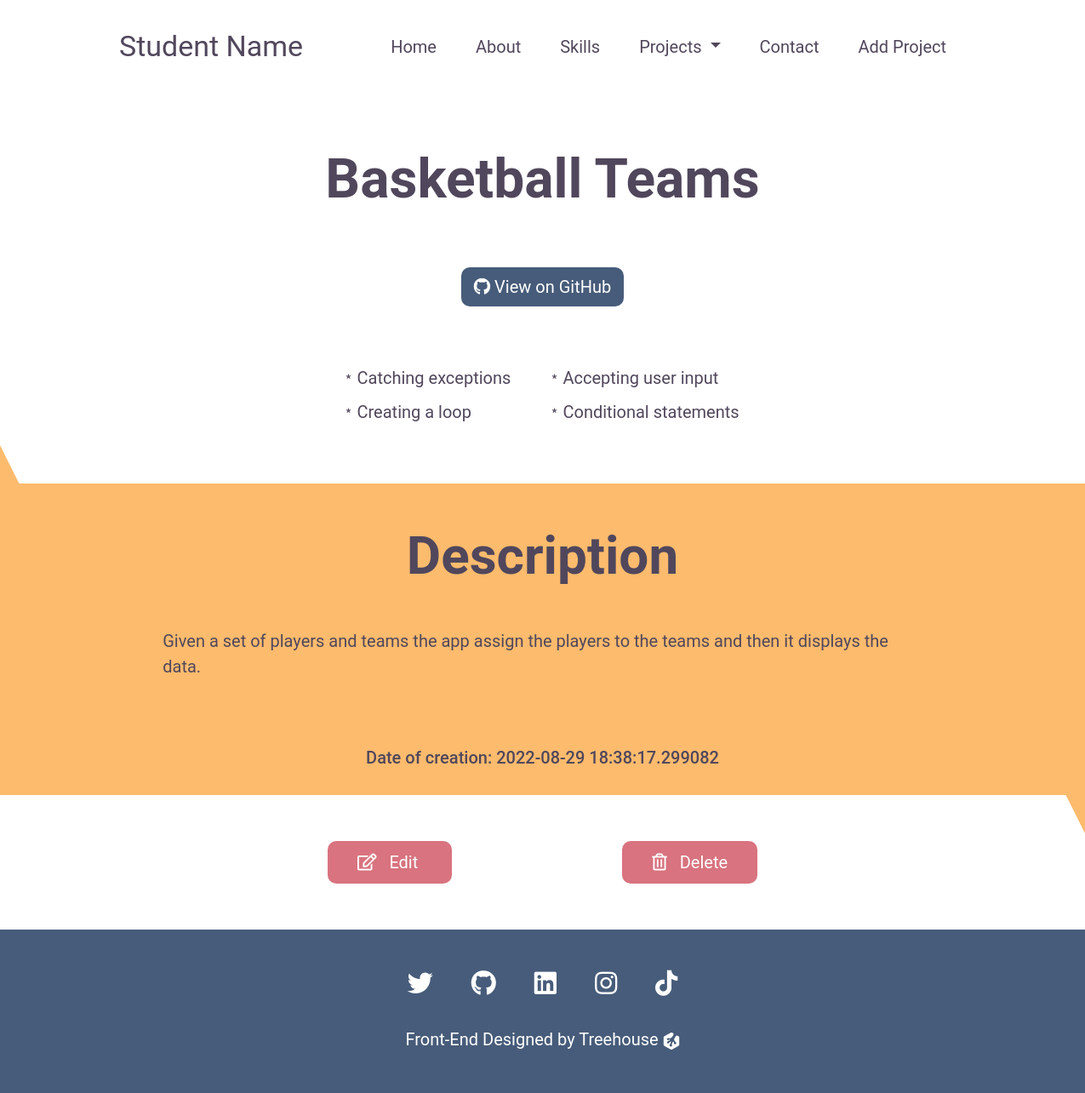
Before: /projects/2 with the older database file.
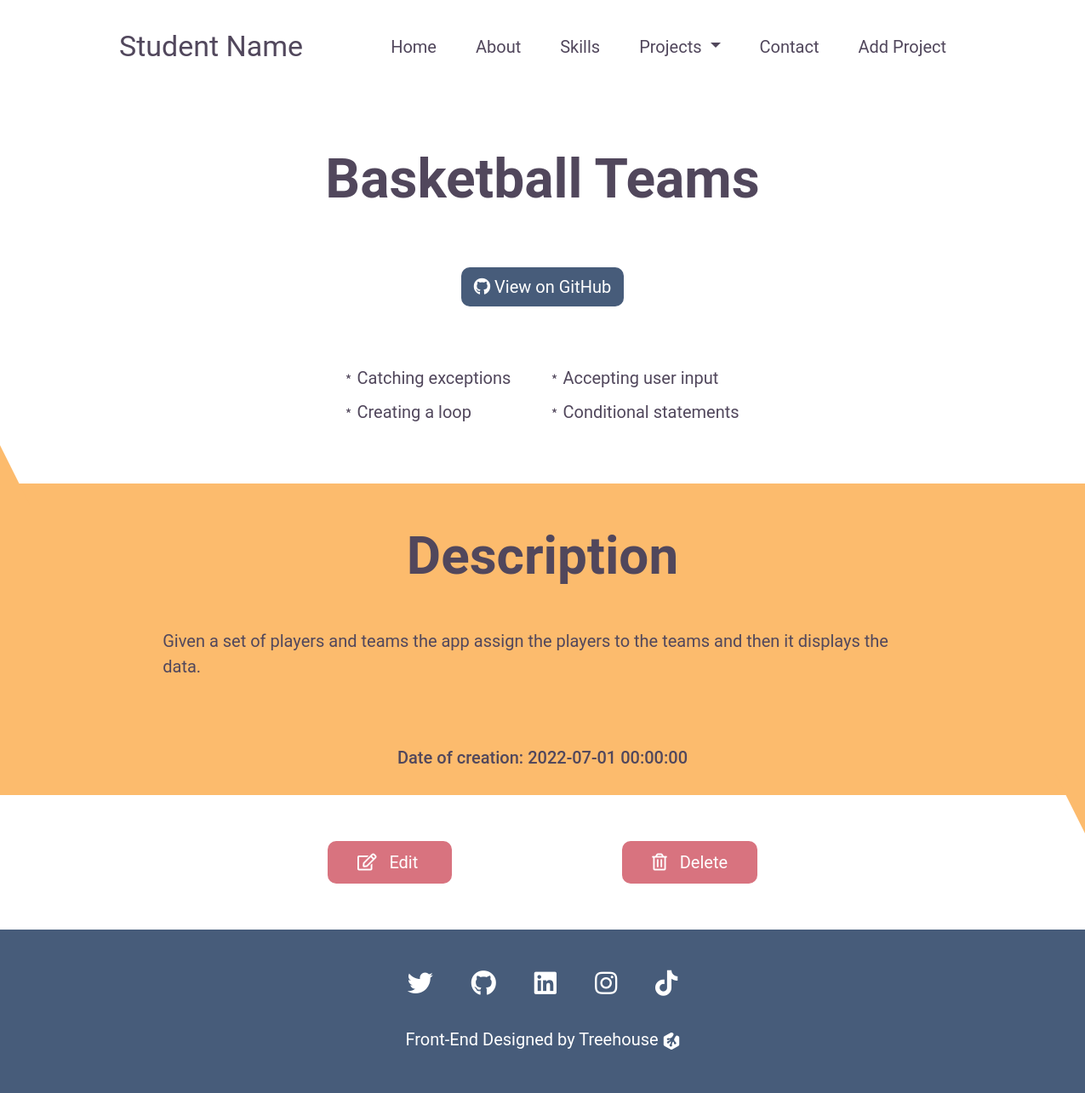
After: the same page with the newer database file.
### models.py (models this page shows, shortened)
class Project(db.Model):
    id = db.Column(db.Integer, primary_key=True)
    title = db.Column('Title', db.String())
    date = db.Column('Created', db.DateTime, default=datetime.datetime.now)
    description = db.Column('Description', db.Text())
    skills = db.Column('Skills Practiced', db.Text())
    github = db.Column('Github Link', db.String())
    main_app = db.Column('Main App', db.Text())
    extra_file01 = db.Column('Extra File 01', db.Text())
    extra_file02 = db.Column('Extra File 02', db.Text())
    extra_file03 = db.Column('Extra File 03', db.Text())

### app.py (the view)
@app.route('/projects/<id>')
def detail(id):
    project = Project.query.get(id)
    return render_template('detail.html', project=project)

### Templates/detail.html (shortened to what this page needs)
{% extends 'layout.html' %}
{% block content %}
        <section class="header">
                <h1>{{ project.title }} </h1>
                <a href="{{ project.github }}" class="github-btn">
                    <i class="fab fa-github"></i>
                    View on GitHub
                </a>
            <ul class="project-skills">
                <div>
                    <li>Catching exceptions</li>
                    <li>Creating a loop</li>
                    <li>Accepting user input</li>
                    <li>Conditional statements</li>
                </div>
            </ul>
        </section>
        <section id="project-desc">
            <div id="triangle5"></div>
            <h2>Description</h2>
            <p>
                {{ project.description }}
            </p>
            <h5>Date of creation: {{ project.date }}</h5><br>
            <div id="triangle6"></div>
        </section>
        <section id="edit-delete">
            <a href="{{ url_for('edit', id=project.id) }}">
                <i class="fas fa-edit"></i>
                Edit
            </a>
            <a href="{{ url_for('delete', id=project.id) }}">
                <i class="far fa-trash-alt"></i>
                Delete
            </a>
        </section>
        <section class="footer">
            <div class="socials">
                <a href="">
                    <i class="fab fa-twitter"></i>
                </a>
                <a href="">
                    <i class="fab fa-github"></i>
                </a>
                <a href="">
                    <i class="fab fa-linkedin"></i>
                </a>
                <a href="">
                    <i class="fab fa-instagram"></i>
                </a>
                <a href="">
                    <i class="fab fa-tiktok"></i>
                </a>
            </div>
            <div class="treehouse">
                <p>
                    Front-End Designed by
                    <a href="https://teamtreehouse.com">
                        Treehouse
                    </a>
                </p>
            </div>
        </section>
{% endblock %}

### Templates/layout.html (shortened to what this page needs)
<!DOCTYPE html>
<html>
    <head>
        <link rel="stylesheet" href="https://cdnjs.cloudflare.com/ajax/libs/font-awesome/5.15.3/css/all.min.css">
        <link href="https://cdn.jsdelivr.net/npm/bootstrap@5.0.0-beta2/dist/css/bootstrap.min.css" rel="stylesheet">
        <link rel="stylesheet" href="styles.css">
    </head>
    <body>
     <section class="navigation">
            <nav class="navbar navbar-expand-lg">
                <div class="container-fluid">
                  <a class="navbar-brand" href="#">Student Name</a>
                  <div class="collapse navbar-collapse" id="navbarContent">
                    <ul class="navbar-nav me-auto mb-2 mb-lg-0">
                      <li class="nav-item">
                        <a class="nav-link active" aria-current="page" href="{{ url_for('index') }}">Home</a>
                      </li>
                      <li class="nav-item">
                        <a class="nav-link" href="{{ url_for('about') }}">About</a>
                      </li>
                      <li class="nav-item">
                        <a class="nav-link" href="#skills">Skills</a>
                      </li>
                      <li class="nav-item dropdown">
                        <a class="nav-link dropdown-toggle" href="#" id="navbarDropdown" role="button" data-bs-toggle="dropdown" aria-expanded="false">
                          Projects
                        </a>
                      </li>
                      <li class="nav-item">
                        <a class="nav-link" href="#contact">Contact</a>
                      </li>
                      <li class="nav-item">
                        <a class="nav-link" href="{{ url_for('new') }}">Add Project</a>
                      </li>
                    </ul>
                  </div>
                </div>
            </nav>
        </section>
    {% block content %}
    {% endblock %}
     </body>
</html>

### CSS/styles.css (style rules this page uses)
:root { --primary-text: #51475c; --secondary-text: #ab6c82; --primary: #475c7a; --secondary: #fcbb6d; --accent: #d8737f; --white: #fff; }
* { font-family: 'Roboto', Arial, Helvetica, sans-serif; color: var(--primary-text); }
p, li, a { font-size: 20px; }
h2 { font-size: 30px; font-weight: bold; }
body { overflow-x: hidden; }
nav { margin-top: 1rem; }
.navbar-brand { color: var(--primary-text); font-size: 20px; }
.nav-item a { color: var(--primary-text); font-size: 20px; }
.header { margin-left: 5%; margin-right: 5%; margin-top: 5rem; text-align: center; }
.header h1 { font-size: 32px; font-weight: bold; }
.header .github-btn { display: inline-block; margin-top: 2rem; margin-bottom: 4rem; }
.header .project-skills { list-style: none; text-align: left; margin: auto; line-height: 40px; max-width: 250px; margin-bottom: 4rem; }
.header .project-skills li { position: relative; }
.header .project-skills li::before { content: '\FE61'; position: absolute; left: -20px; }
.github-btn { border-radius: 10px; background-color: var(--primary); padding: 8px 15px; color: var(--white); text-decoration: none; }
.github-btn i { color: var(--white); }
.footer { background-color: var(--primary); text-align: center; padding-bottom: 2rem; }
.footer i, .footer p, .footer a { color: var(--white); text-decoration: none; }
.footer .socials { padding-top: 3rem; margin-bottom: 2rem; }
.footer .socials i { font-size: 30px; padding: 0 10px; }
.footer svg { height: 20px; width: 20px; }
#project-desc { background-color: var(--secondary); position: relative; text-align: center; padding-right: 5%; padding-left: 5%; }
#triangle5 { width: 0; height: 0; border-left: 50px solid transparent; border-right: 50px solid transparent; border-bottom: 100px solid var(--secondary); position: absolute; top: -75px; left: -65px; }
#project-desc h2 { padding-top: 3rem; margin-bottom: 3rem; }
#project-desc p { text-align: left; padding-bottom: 4rem; }
#triangle6 { width: 0; height: 0; border-left: 50px solid transparent; border-right: 50px solid transparent; border-top: 100px solid var(--secondary); position: absolute; bottom: -75px; right: -65px; }
#edit-delete { padding-top: 4rem; padding-bottom: 4rem; text-align: center; }
#edit-delete a { background-color: var(--accent); border-radius: 10px; color: var(--white); padding: 13px 35px; text-decoration: none; }
#edit-delete a:first-of-type { margin-right: 20px; }
#edit-delete a i { color: var(--white); margin-right: 10px; font-weight: normal; }
@media (min-width: 992px) { h2 { font-size: 62px; } }
@media (min-width: 992px) { .header h1 { font-size: 64px; margin-bottom: 2rem; } }
@media (min-width: 992px) { .navigation { width: fit-content; margin: auto; } }
@media (min-width: 992px) { .navigation .navbar-brand { margin-right: 5rem; font-size: 34px; } }
@media (min-width: 992px) { .navigation .nav-item { padding-left: 5px; padding-right: 5px; } }
@media (min-width: 992px) { .footer .socials i { padding: 0 20px; } }
@media (min-width: 992px) { #project-desc { padding-right: 15%; padding-left: 15%; } }
@media (min-width: 1200px) { .navigation .nav-item { padding-left: 15px; padding-right: 15px; } }
@media (min-width: 1200px) { .header .project-skills { -webkit-column-count: 2; -moz-column-count: 2; column-count: 2; max-width: 500px; } }
@media (min-width: 1200px) { #edit-delete a:first-of-type { margin-right: 200px; } }

Changed rows visible on the page:
changed Project "Basketball Teams": date "2022-08-29 18:38:17.299082" → "2022-07-01 00:00:00"
